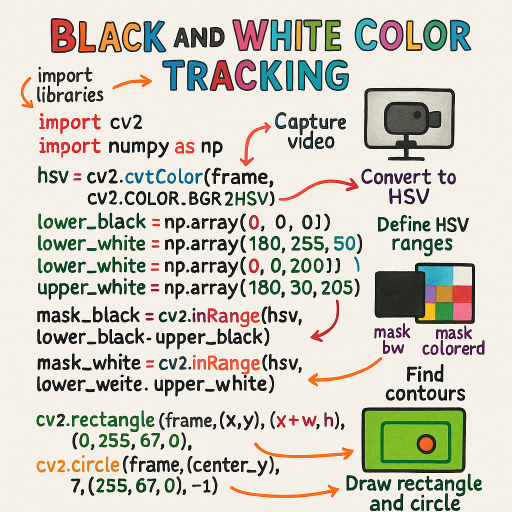
#> input picture 575d10c7-1ca6-4fee-a05c-22af04f0a43c.png, 1024 x 1024 px, given in place of the camera (shown at 1/2 size)
$ python main.py
#> lines starting #> are read from the running program, lines starting #| are printed output that depends on the picture; after the words box and inside, x2 and y2 are one past the last pixel; in counts of white or black regions, pixels touching at a corner belong together
import cv2
import numpy as np

def nothing(x):
    pass

cv2.namedWindow("Trackbars")
cv2.resizeWindow("Trackbars", 640, 480)

cv2.createTrackbar("Black_H_Min", "Trackbars", 0, 180, nothing)
cv2.createTrackbar("Black_S_Min", "Trackbars", 0, 255, nothing)
cv2.createTrackbar("Black_V_Min", "Trackbars", 0, 255, nothing)
cv2.createTrackbar("Black_H_Max", "Trackbars", 180, 180, nothing)
cv2.createTrackbar("Black_S_Max", "Trackbars", 255, 255, nothing)
cv2.createTrackbar("Black_V_Max", "Trackbars", 50, 255, nothing)

cv2.createTrackbar("White_H_Min", "Trackbars", 0, 180, nothing)
cv2.createTrackbar("White_S_Min", "Trackbars", 0, 255, nothing)
cv2.createTrackbar("White_V_Min", "Trackbars", 200, 255, nothing)
cv2.createTrackbar("White_H_Max", "Trackbars", 180, 180, nothing)
cv2.createTrackbar("White_S_Max", "Trackbars", 30, 255, nothing)
cv2.createTrackbar("White_V_Max", "Trackbars", 255, 255, nothing)

cap = cv2.VideoCapture(1)
cap.set(cv2.CAP_PROP_FRAME_WIDTH, 640)
cap.set(cv2.CAP_PROP_FRAME_HEIGHT, 480)

while True:
    ret, frame = cap.read()
#> frame is the input picture: shape (1024, 1024, 3); mean B, G, R 193.5, 205.1, 207.8
    if not ret:
        print("Error: Unable to capture frame.")
        break

    hsv = cv2.cvtColor(frame, cv2.COLOR_BGR2HSV)
#> hsv: shape (1024, 1024, 3); mean H, S, V 31.6, 40.1, 213.8

    bh_min = cv2.getTrackbarPos("Black_H_Min", "Trackbars")
    bs_min = cv2.getTrackbarPos("Black_S_Min", "Trackbars")
    bv_min = cv2.getTrackbarPos("Black_V_Min", "Trackbars")
    bh_max = cv2.getTrackbarPos("Black_H_Max", "Trackbars")
    bs_max = cv2.getTrackbarPos("Black_S_Max", "Trackbars")
    bv_max = cv2.getTrackbarPos("Black_V_Max", "Trackbars")

    wh_min = cv2.getTrackbarPos("White_H_Min", "Trackbars")
    ws_min = cv2.getTrackbarPos("White_S_Min", "Trackbars")
    wv_min = cv2.getTrackbarPos("White_V_Min", "Trackbars")
    wh_max = cv2.getTrackbarPos("White_H_Max", "Trackbars")
    ws_max = cv2.getTrackbarPos("White_S_Max", "Trackbars")
    wv_max = cv2.getTrackbarPos("White_V_Max", "Trackbars")

    lower_black = np.array([bh_min, bs_min, bv_min])
    upper_black = np.array([bh_max, bs_max, bv_max])
    lower_white = np.array([wh_min, ws_min, wv_min])
    upper_white = np.array([wh_max, ws_max, wv_max])

    mask_black = cv2.inRange(hsv, lower_black, upper_black)
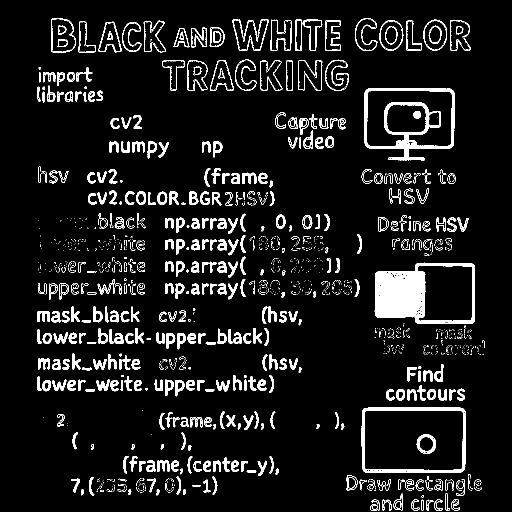
#> mask_black: shape (1024, 1024) (shown at 1/2 size); 8.3% white; 1512 white regions (1086 under 20 px), largest, box (x1, y1, x2, y2) and area: (749, 525, 950, 647) 10775, (728, 176, 910, 322) 5893, (723, 815, 932, 946) 3499
    mask_white = cv2.inRange(hsv, lower_white, upper_white)
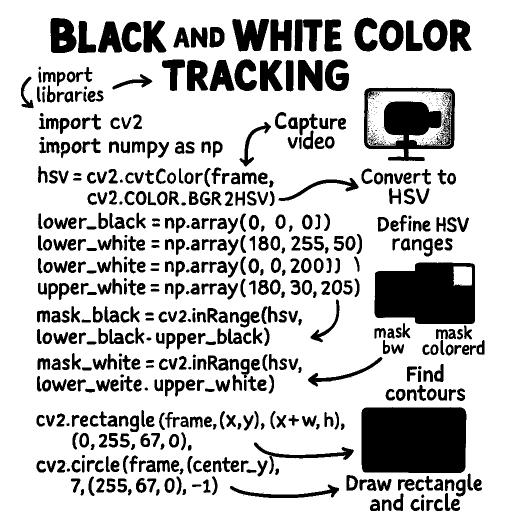
#> mask_white: shape (1024, 1024) (shown at 1/2 size); 78% white; 781 black regions (237 under 20 px), largest, box (x1, y1, x2, y2) and area: (723, 814, 933, 946) 27129, (749, 525, 950, 648) 20753, (728, 175, 910, 322) 12702

    mask_bw = cv2.bitwise_or(mask_black, mask_white)
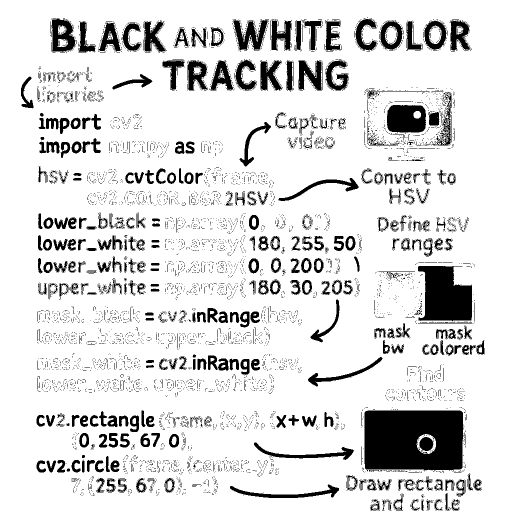
#> mask_bw: shape (1024, 1024) (shown at 1/2 size); 86.3% white; 7250 black regions (6881 under 20 px), largest, box (x1, y1, x2, y2) and area: (729, 821, 926, 940) 21982, (836, 532, 944, 643) 9053, (774, 210, 852, 265) 3807
    mask_colored = cv2.bitwise_not(mask_bw)
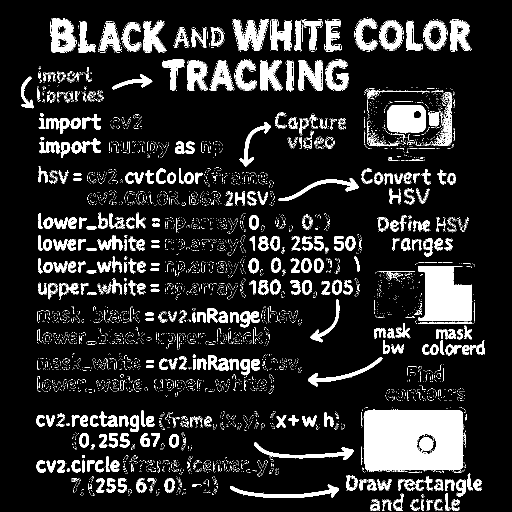
#> mask_colored: shape (1024, 1024) (shown at 1/2 size); 13.7% white; 7250 white regions (6881 under 20 px)

    contours, _ = cv2.findContours(mask_colored, cv2.RETR_EXTERNAL, cv2.CHAIN_APPROX_SIMPLE)
#> contours = 7135 contours, 6847 with area under 20; largest, box (x1, y1, x2, y2) and area: (729, 821, 926, 940) 22895, (836, 532, 944, 643) 8810, (774, 210, 852, 265) 3880, (103, 38, 152, 105) 2466, (761, 42, 806, 100) 1924

    coords = None
    for cnt in contours:
        if cv2.contourArea(cnt) > 500:
            x, y, w, h = cv2.boundingRect(cnt)
            center_x = x + w // 2
            center_y = y + h // 2
            coords = (center_x, center_y)
            cv2.rectangle(frame, (x, y), (x + w, y + h), (0, 255, 0), 2)
            cv2.circle(frame, (center_x, center_y), 7, (255, 67, 0), -1)
            break
#> this loop made 243 passes
#> (x, y, w, h, center_x, center_y) on pass 243: (460, 969, 218, 27, 569, 982)
#> cnt on passes 1 to 6: [[909, 1021], [915, 1021]], [[893, 1021], [897, 1021]], [[881, 1021], [882, 1021]], [[873, 1021]], [[856, 1021]], [[828, 1021], [833, 1021]]
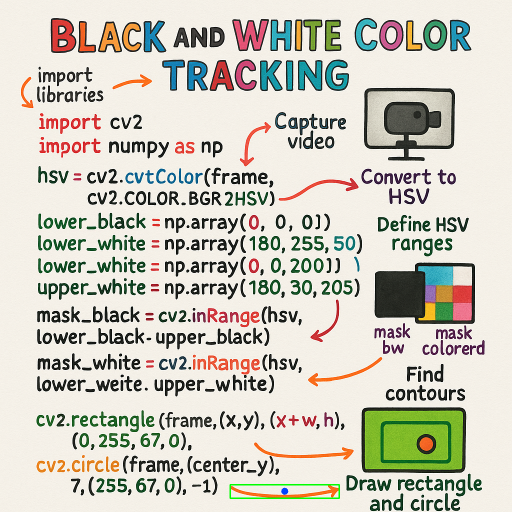
#> frame: shape (1024, 1024, 3) (shown at 1/2 size); 0.15% of pixels changed, all inside (x1, y1, x2, y2) = (459, 968, 680, 998)

    frame_center = (frame.shape[1] // 2, frame.shape[0] // 2)
#> frame_center = (512, 512)

    if coords is not None:
        diff_x = coords[0] - frame_center[0]
#> diff_x = 57
        diff_y = coords[1] - frame_center[1]
#> diff_y = 470
        surface = (x + w) * (y + h)
#> surface = 675288
        widh = x + w
#> widh = 678
        if surface > 20000:
            print("mrigell")
        else:
            print("moch mrigel")

        if diff_x < 0:
            print("left:")#, diff_x)
        else:
            print("right:")#, diff_x)
        difference_x = diff_x + 320
#> difference_x = 377

        # data_to_send = f"{surface},{widh}\n"
        # ser.write(data_to_send.encode())
        # print(f"Sent: {data_to_send.strip()}")

    cv2.imshow('Frame', frame)
    cv2.imshow('Colored Mask', mask_colored)

    if cv2.waitKey(1) & 0xFF == ord('q'):
#> (key q is pressed here)
        break

cap.release()
cv2.destroyAllWindows()
